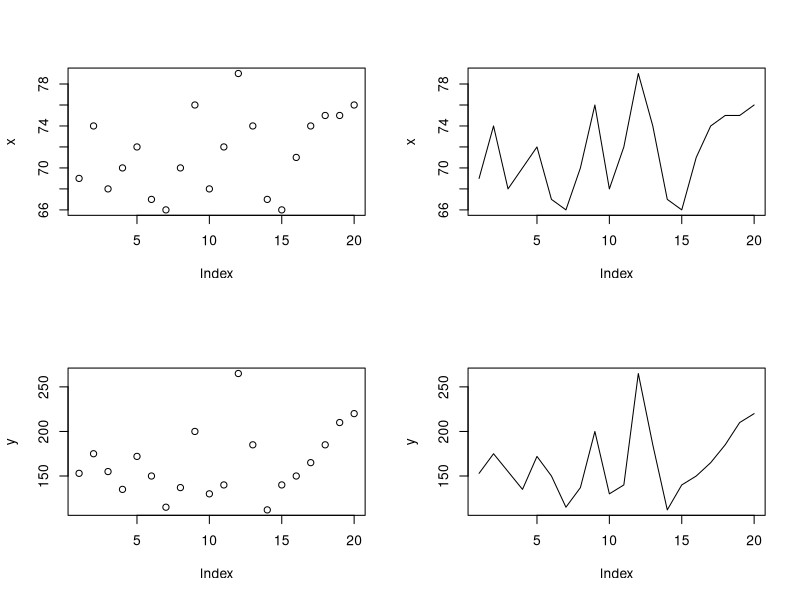

Source code (R):
## ---- chunk 1
#defining vectors x and y
x=c(69,74,68,70,72,67,66,70,76,68,72,79,74,67,66,71,74,75,75,76)
y=c(153,175,155,135,172,150,115,137,200,130,140,265,
    185,112,140,150,165,185,210,220)
xbar=mean(x)
ybar=mean(y)

#printing
x
y
xbar
ybar
## ---- chunk 2
#defining covariance between x and y
Sxy=cov(x,y)
Sxy

#rounding covariance to two decimals
RoSxy=round(Sxy,2)
RoSxy
## ---- chunk 3
#plot
par(mfrow=c(2,2))
plot(x)
plot(x,type="l")
plot(y)
plot(y,type="l")
## ---- chunk 4
S2x=var(x)
S2x
RoS2x=round(S2x,3)
RoS2x
## ---- chunk 5
S2y=var(y)
S2y
RoS2y=round(S2y,3)
RoS2y
## ---- chunk 6
Sx=sqrt(S2x)
Sx
RoSx=round(Sx,4)
RoSx

Sy=sqrt(S2y)
Sy
RoSy=round(Sy,3)
RoSy

## ---- chunk 7
r=cor(x,y)
r
Ror=round(r,3)
Ror
## ---- chunk 8

#defining "y" matrix (10 x 3)
y=matrix(c(35,35,40,10,6,20,35,35,35,30,3.5,4.9,30,2.8,2.7,2.8,4.6,10.9,
           8,1.6,2.8,2.7,4.38,3.21,2.73,2.81,2.88,2.9,3.28,3.2),10)
y
## ---- chunk 9
#calcula el promedio por columna y luego toma los argumentos del vector renglón, transformandolo en un vector columna (con "cbind")
ybar=cbind(apply(y,2,FUN=mean))
#apply(X, MARGIN, FUN, ...)
#MARGIN: a vector giving the subscripts which the function will be applied over. E.g., for a matrix 1 indicates rows, 2 indicates columns, c(1, 2) indicates rows and columns. Where X has named dimnames, it can be a character vector selecting dimension names.
ybar
## ---- chunk 10
#se le aplica la traspuesta ("t") a ybar
Tybar=t(ybar)
Tybar
## ---- chunk 11
#estimating the covariance of "y"
S=cov(y)
S
RoS=round(S,2)
RoS
## ---- chunk 12
#estimating the correlation of y
R=cor(y)
R
RoR=round(R,3)
RoR
#the diagnonal of the covariance matrix of "y"
d=diag(diag(S))
d
#root square of matrix d
D=sqrt(d)
D

## ---- chunk 13
DI=solve(D)
DI

R=DI%*%S%*%DI
R
RoR=round(R,3)
RoR

## ---- chunk 14
S=D%*%R%*%D
S
RoS=round(S,2)
RoS
## ---- chunk 15
x=matrix(c(356,289,319,356,323,381,350,301,379,296,353,306,290,371,
           312,393,364,359,296,345,378,304,347,327,386,365,365,352,325,321,360,
           336,352,353,373,376,367,335,396,277,378,360,291,269,318,328,124,117,
           143,199,240,157,221,186,142,131,221,178,136,200,208,202,152,185,116,
           123,136,134,184,192,279,228,145,172,179,222,134,143,169,263,174,134,
           182,241,128,222,165,282,94,121,73,106,55,76,105,108,143,165,119,105,
           98,94,53,66,142,93,68,102,76,37,60,50,47,50,91,124,74,235,158,140,
           145,99,90,105,32,165,78,80,54,175,80,186,117,160,71,29,42,56),46)
x
## ---- chunk 16
y=matrix(c(0.81,0.95,0.94,1.04,1,0.76,0.91,1.1,0.99,0.78,0.90,
           0.73,0.96,0.84,0.74,0.98,1.1,0.85,0.83,0.93,0.95,
           0.74,0.95,0.97,0.72,1.11,1.2,1.13,1,0.78,1,1,0.71,0.76,0.89,0.88,1.17,
           0.85,0.97,1,1,0.89,0.98,0.78,0.74,0.91,80,97,105,90,90,86,100,85,
           97,97,91,87,78,90,86,80,90,99,85,90,90,88,95,90,92,74,98,100,86,98,
           70,99,75,90,85,99,100,78,106,98,102,90,94,80,93,86),46)
y
## ---- chunk 17
Y=cbind(y,x)
Y
## ---- chunk 18
Ybar=cbind(apply(Y,2,FUN=mean))
Ybar
RoYbar=round(Ybar,2)
RoYbar
## ---- chunk 19
S=matrix(var(Y),5)
S
RoS=round(S,4)
RoS
## ---- chunk 20
W=matrix(c(0.81,0.95,0.94,1.04,1,0.76,0.91,1.1,0.99,0.78,0.90,
           0.73,0.96,0.84,0.74,0.98,1.1,0.85,0.83,0.93,0.95,
           0.74,0.95,0.97,0.72,1.11,1.2,1.13,1,0.78,1,1,0.71,0.76,0.89,0.88,1.17,
           0.85,0.97,1,1,0.89,0.98,0.78,0.74,0.91,80,97,105,90,90,86,100,85,
           97,97,91,87,78,90,86,80,90,99,85,90,90,88,95,90,92,74,98,100,86,98,
           70,99,75,90,85,99,100,78,106,98,102,90,94,80,93,86,
           356,289,319,356,323,381,350,301,379,296,353,306,290,371,
           312,393,364,359,296,345,378,304,347,327,386,365,365,352,325,321,360,
           336,352,353,373,376,367,335,396,277,378,360,291,269,318,328,124,117,
           143,199,240,157,221,186,142,131,221,178,136,200,208,202,152,185,116,
           123,136,134,184,192,279,228,145,172,179,222,134,143,169,263,174,134,
           182,241,128,222,165,282,94,121,73,106,55,76,105,108,143,165,119,105,
           98,94,53,66,142,93,68,102,76,37,60,50,47,50,91,124,74,235,158,140,
           145,99,90,105,32,165,78,80,54,175,80,186,117,160,71,29,42,56),46)
W

Wbar=cbind(apply(W,2,FUN=mean))
Wbar
RoWbar=round(Wbar,2)
RoWbar

SW=matrix(var(W),5)
SW
RoSW=round(SW,4)
RoSW
## ---- chunk 21
y=matrix(c(51,27,37,42,27,43,41,38,36,26,29,36,20,22,36,18,32,22,21,
           23,31,20,50,26,41,32,33,43,36,31,27,31,25,35,17,37,34,14,35,25,20,25,32,26,42,27,30,27,29,40,38,16,28,36,25),11)
y
## ---- chunk 22
y=matrix(c(51,27,37,42,27,43,41,38,36,26,29,36,20,22,36,18,32,22,21,
           23,31,20,50,26,41,32,33,43,36,31,27,31,25,35,17,37,34,14,35,25,20,25,
           32,26,42,27,30,27,29,40,38,16,28,36,25),11)
y
## ---- chunk 23
ybar=cbind(apply(y,2,FUN=mean))
ybar
Roybar=round(ybar,2)
Roybar
## ---- chunk 24
S=var(y)
S
RoS=round(S,2)
RoS
## ---- chunk 25
a=cbind(c(3,-2,4,-1,1))
a

z=t(a)%*%t(y)
z

zbar=t(a)%*%ybar
zbar

## ---- chunk 26
s2z=t(a)%*%S%*%a
s2z

## ---- chunk 27
b=cbind(c(1,3,-1,1,-2))
b

w=t(b)%*%t(y)
w

wbar=t(b)%*%ybar
wbar
Rowbarb=round(wbar,2)
Rowbarb

s2w=t(b)%*%S%*%b
s2w
Ros2w=round(s2w,2)
Ros2w

Czw=t(a)%*%S%*%b
Czw
## ---- chunk 28
  f=function(y,a,b){
    ybar=cbind(apply(y,2,FUN=mean))
    Roybar=round(ybar,2)
    S=var(y)
    RoS=round(S,2)
    z=t(a)%*%t(y)
    w=t(b)%*%t(y)
    zbar=t(a)%*%ybar
    Rozbar=round(zbar,2)
    wbar=t(b)%*%ybar
    Rowbar=round(wbar,2)
    s2z=t(a)%*%S%*%a
    Ros2z=round(s2z,2)
    s2w=t(b)%*%S%*%a
    Ros2w=round(s2w,2)
    print(z)
    print(w)
    print(Roybar)
    print(RoS)
    print(Rozbar)
    print(Rowbar)
    print(Ros2z)
    print(Ros2w)
  }

y=matrix(c(51,27,37,42,27,43,41,38,36,26,29,36,20,22,36,18,32,22,21,
           23,31,20,50,26,41,32,33,43,36,31,27,31,25,35,17,37,34,14,35,25,20,25,
           32,26,42,27,30,27,29,40,38,16,28,36,25),11)

a=cbind(c(3,-2,4,-1,1))
b=cbind(c(1,3,-1,1,-2))
f(y,a,b)
## ---- chunk 29
A=matrix(c(1,2,-1,1,-3,-2,1,1,1,1,-2,-2,1,-1,3),3)
A
S=var(y)
S

Z=A%*%t(y)
Z
## ---- chunk 30
Zbar=cbind(apply(Z,1,FUN=mean))
Zbar
RoZbar=round(Zbar,2)
RoZbar
## ---- chunk 31
Sz=A%*%S%*%t(A)
Sz
RoSz=round(Sz,2)
RoSz
## ---- chunk 32

Sz=A%*%S%*%t(A)
Sz
RoSz=round(Sz,2)
RoSz


## ---- chunk 33
Dz=diag(sqrt(diag(Sz)))
Dz
RoDz=round(Dz,2)
RoDz

IDz=solve(Dz)
IDz

Rz=IDz%*%Sz%*%IDz
Rz
RoRz=round(Rz,2)
RoRz
## ---- chunk 34

#defining "y" matrix
y=matrix(c(35,35,40,10,6,20,35,35,35,30,3.5,4.9,30,2.8,2.7,2.8,4.6,10.9,
           8,1.6,2.8,2.7,4.38,3.21,2.73,2.81,2.88,2.9,3.28,3.20),10)
y
## ---- chunk 35
#mean per column and returning the result as a column vector.
ybar=cbind(apply(y,2,FUN=mean))
ybar
#roundig the results of ybar to three decimals
Roybar=round(ybar,3)
Roybar
## ---- chunk 36
#keeping rows 3-10 from column 2
y[3:10,2]

## ---- chunk 37

#lm is used to fit linear models. It can be used to carry out regression, single stratum analysis of variance and analysis of covariance (although aov may provide a more convenient interface for these). Inside the lm parenthesis we have to insert a formula, like the one provided below.
L2=lm(y[3:10,2]~y[3:10,1]+y[3:10,3])
L2
## ---- chunk 38
yhat2=-39.9433+0.1542*y[1,1]+13.8011*y[1,3]
yhat2
Royhat2=round(yhat2,3)
Royhat2
## ---- chunk 39
L3=lm(y[3:10,3]~y[3:10,1]+y[3:10,2])
L3
## ---- chunk 40
yhat3=2.814291+-0.001377*y[2,1]+0.049941*y[2,2]
yhat3
Royhat3=round(yhat3,3)
Royhat3
